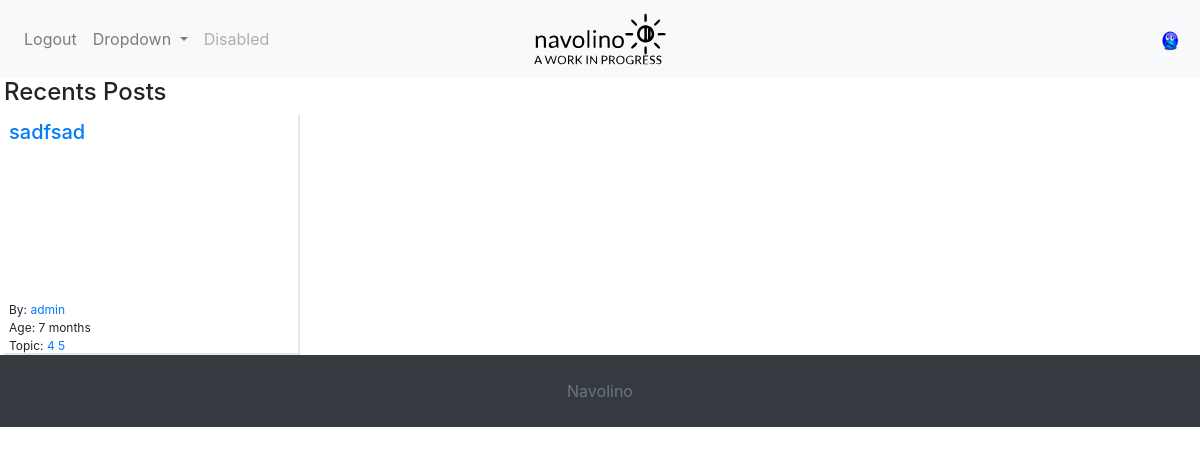
The page / (signed in) on the database as committed earlier.
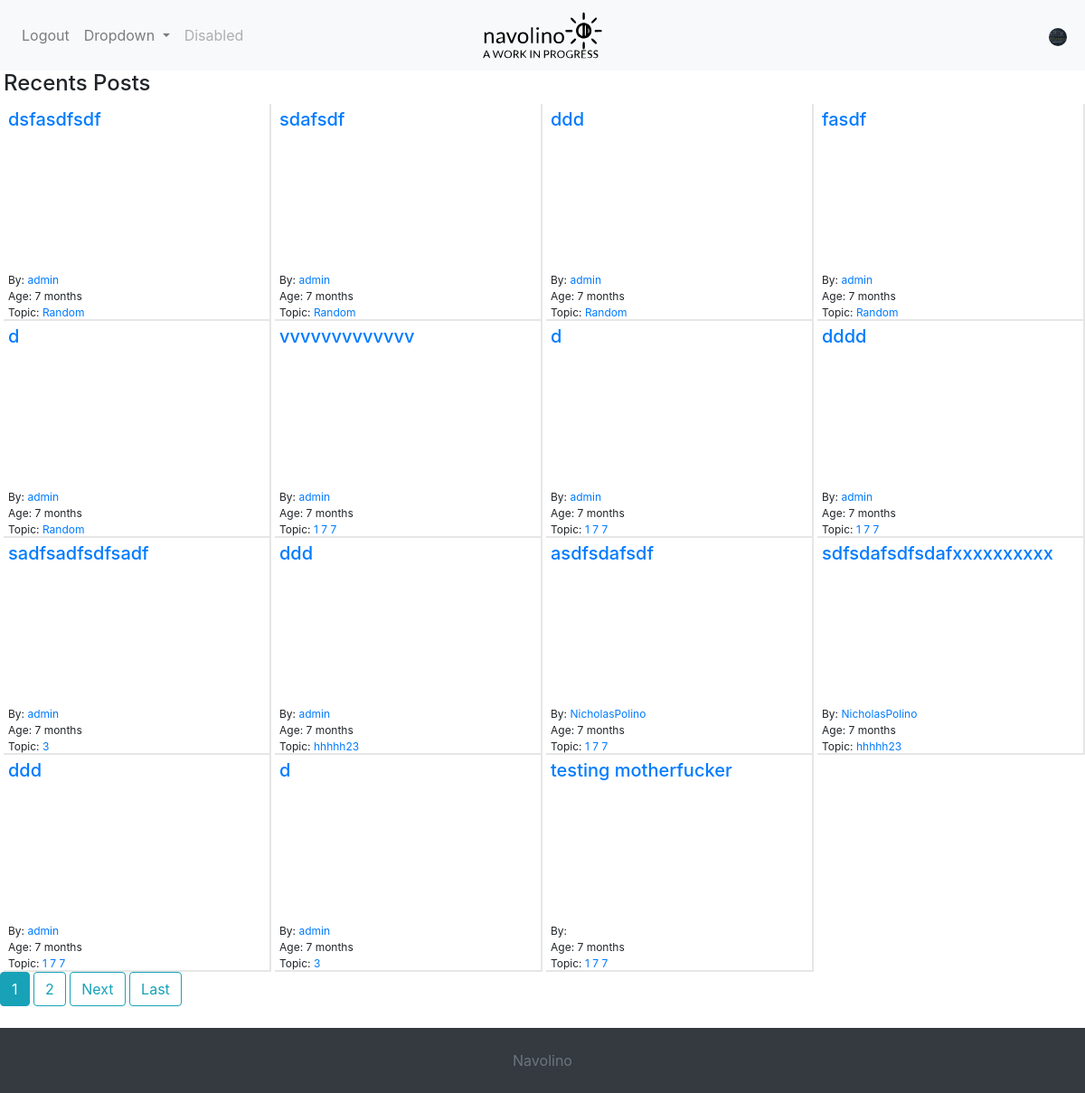
The same page on the database as committed later.
### project/apps/users/models.py (models this page shows)
class User(AbstractUser):
	is_active = models.BooleanField(_('active'), default=True)
	email = models.EmailField(_('email address'), unique=True)
	USERNAME_FIELD = 'email'
	REQUIRED_FIELDS = ['username']
	image = models.ImageField(default=variables.random_image,
		upload_to='profile_pics')
	bio = models.CharField(max_length=variables.MAX_BIO_LENGTH, blank=True,
		null =True)
	joined = models.DateTimeField(default = timezone.now)
	objects = CustomUserManager()

### project/apps/blog/models.py (models this page shows, shortened)
class Post(models.Model):
	title = models.CharField(max_length = settings.MAX_TITLE_LENGTH)
	content = MarkdownxField()
	date_posted = models.DateTimeField(default = timezone.now)
	author = models.ForeignKey(settings.AUTH_USER_MODEL, on_delete= models.CASCADE,
		null=True, blank=True)
	category = TreeForeignKey('categories.Category', on_delete=models.SET_DEFAULT,
		default=Category.get_default_pk)
	slug = models.SlugField(max_length=settings.MAX_TITLE_LENGTH, null=True,
    blank=True,)

### project/apps/categories/models.py (models this page shows, shortened)
class Category(MPTTModel):
  name = models.CharField(max_length=variables.MAX_CATEGORY_LENGTH, unique=True,)
  parent = TreeForeignKey('self', on_delete=models.CASCADE, null=True,
    blank=True, related_name='children',)
  slug = models.SlugField(max_length=variables.MAX_CATEGORY_LENGTH, null=True,
    blank=True,)
  description = models.TextField(max_length=settings.MAX_DESCRIPTION_LENGTH,
  	null=True, blank=True,)
  url = models.CharField(max_length=255, blank=True)
  class MPTTMeta:
    order_insertion_by = ['name']
  class Meta:
    verbose_name_plural = 'Categories'
  def __str__(self):
    return self.name

### project/apps/blog/views.py (the view)
# urls.py: path('', PostListView.as_view(), name='blog-base'),
class PostListView(ListView):
	model = Post
	template_name = 'blog/blog_base.html'
	context_object_name = 'posts'
	ordering = ['-date_posted']
	paginate_by = 15

### project/apps/blog/templatetags/blog.py (called while the page is built)
@register.filter
@stringfilter
def upto(value, delimiter=None):
    return value.split(delimiter)[0]

@register.filter
def markdown(value):
        return markdownify(value)

### project/processors.py (called while the page is built)
def all_categories(request):
	return {'all_categories': Category.objects.all()}

### project/apps/blog/templates/blog/blog_base.html (shortened to what this page needs)
{% extends "base.html" %}
{% block head %}
{{ block.super }}
<link rel="stylesheet" type="text/css" href="{%static 'blog/css/main.css'%}">
{% endblock head %}
{% block content %}
{% include 'blog/_posts.html' %}
{% endblock content %}

### project/templates/_navigation.html (shortened to what this page needs)
<nav class="navbar navbar-expand-lg navbar-light bg-light">
  <a class="navbar-brand" href="{% url 'blog-base' %}"><img src="{%static 'images/navolino.svg'%}" alt="Navolino"></a>
  <div class="collapse navbar-collapse fast_transition" id="navbarSupportedContent">
    <ul class="navbar-nav mr-auto">
      <li class="nav-item">
        <a class="nav-link"href="{%url 'logout'%}">Logout</a>
      </li>
      <li class="nav-item dropdown js_must">
        <a class="nav-link dropdown-toggle" href="#" id="navbarDropdown" role="button" data-toggle="dropdown" aria-haspopup="true" aria-expanded="false">
          Dropdown
        </a>
      </li>
      <li class="nav-item">
        <a class="nav-link disabled" href="#">Disabled</a>
      </li>
    </ul>
  </div>
{% if user.is_authenticated %}
<div tabindex=0 class="popover__wrapper">
    <img class="nav_img rounded-circle nav_popover" src="{{user.image.url}}" alt="Profile">
  </div>
{% endif %}
</nav>

### project/apps/blog/templates/blog/_posts.html (shortened to what this page needs)
{% load blog %}
{% load bleach_tags %}
<h4 class="ml-1">Recents Posts</h4>
<div class="posts row last_row">
{% for post in posts %}
  <div class="col-sm-6 col-md-4 col-xl-3 post">
  	<div class="inner_post">
	  	<span><h5 class="post_title"> <a href="{%url 'post-detail' post.pk post.slug%}">{{ post.title }}</a></h5></span>
	  	<br>
	  	<div class="post_meta">
	      <span>By: <a href="">{{ post.author.username }}</a></span>
	      <br>
	      <span>Age: {{ post.date_posted|timesince|upto:','}}</span>
	      <br>
	      <span>Topic: <a href="{%url 'category-detail' post.category.url%}">{{post.category}}</a></span>
	    </div>
  	</div>
  </div>
{%endfor%}
</div>
	{%if is_paginated%}
		{%for num in page_obj.paginator.page_range%}
			{%if page_obj.number == num%}
			<a class = "btn btn-info mb-4"href="?page={{num}}">{{num}}</a>
			{%elif num > page_obj.number|add:'-3' and num < page_obj.number|add:'3'%}
			<a class = "btn btn-outline-info mb-4"href="?page={{num}}">{{num}}</a>
			{%endif%}
		{%endfor%}
		{%if page_obj.has_next%}
			<a class = "btn btn-outline-info mb-4"href="?page={{page_obj.next_page_number}}">Next</a>
			<a class = "btn btn-outline-info mb-4"href="?page={{page_obj.paginator.num_pages}}">Last</a>
		{%endif%}
	{%endif%}

Rows that differ between the two databases and show on the page:
no longer on this page (row unchanged): Post: title "sadfsad", author.username "admin", date_posted|upto "7 months", category "4 5"
changed User: image: picture added in place of a placeholder
added Post: title "dsfasdfsdf", author.username "admin", date_posted|upto "7 months", category "Random"
added Post: title "sdafsdf", author.username "admin", date_posted|upto "7 months", category "Random"
added Post: title "ddd", author.username "admin", date_posted|upto "7 months", category "Random"
added Post: title "fasdf", author.username "admin", date_posted|upto "7 months", category "Random"
added Post: title "d", author.username "admin", date_posted|upto "7 months", category "Random"
added Post: title "vvvvvvvvvvvvv", author.username "admin", date_posted|upto "7 months", category "1 7 7"
added Post: title "d", author.username "admin", date_posted|upto "7 months", category "1 7 7"
added Post: title "dddd", author.username "admin", date_posted|upto "7 months", category "1 7 7"
added Post: title "sadfsadfsdfsadf", author.username "admin", date_posted|upto "7 months", category "3"
added Post: title "ddd", author.username "admin", date_posted|upto "7 months", category "hhhhh23"
added Post: title "asdfsdafsdf", author.username "NicholasPolino", date_posted|upto "7 months", category "1 7 7"
added Post: title "sdfsdafsdfsdafxxxxxxxxxx", author.username "NicholasPolino", date_posted|upto "7 months", category "hhhhh23"
added Post: title "ddd", author.username "admin", date_posted|upto "7 months", category "1 7 7"
added Post: title "d", author.username "admin", date_posted|upto "7 months", category "3"
added Post: title "testing motherfucker", date_posted|upto "7 months", category "1 7 7"
Other text that changed with them:
new list line: "1"
new list line: "2"
text now shown: "Next Last"
